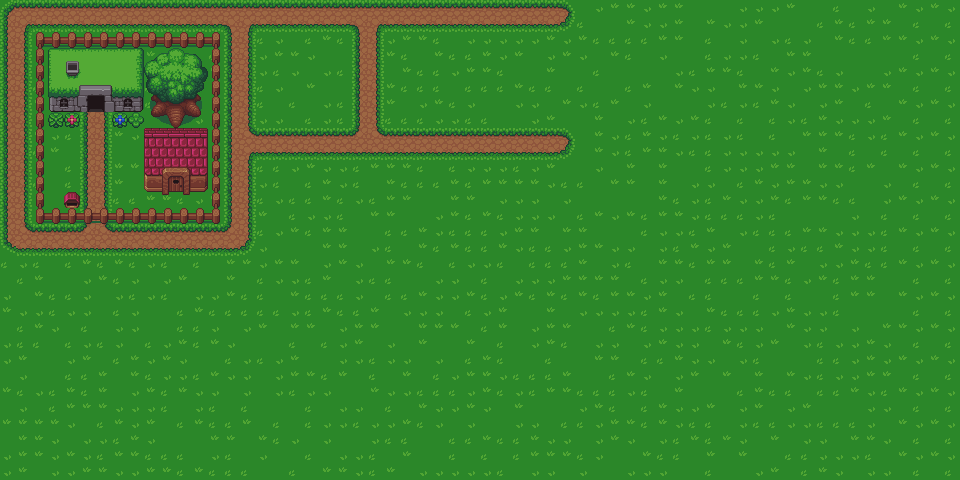

A level layout from a 2D game, rendered from its tile map. Below: a short description, then the map file with tile-grid data replaced by summaries:
An orthogonal 60x30 tile map with 16x16 px tiles, 3 tile layers (Ground, Fence, House).

<map version="1.2" tiledversion="1.2.1" orientation="orthogonal" renderorder="right-down" width="60" height="30" tilewidth="16" tileheight="16" infinite="0" nextlayerid="36" nextobjectid="1">
 <tileset firstgid="1" name="tileset" tilewidth="16" tileheight="16" tilecount="350" columns="25">
  <image source="tiles.png" width="400" height="224" />
 </tileset>
 <layer id="33" name="Ground" width="60" height="30" opacity="0.97">
  <data>[1800 cells, 1800 non-empty, 19 distinct tile ids]</data>
 </layer>
 <layer id="34" name="Fence" width="60" height="30">
  <data>[1800 cells, 42 non-empty, 6 distinct tile ids]</data>
 </layer>
 <layer id="35" name="House" width="60" height="30">
  <data>[1800 cells, 76 non-empty, 72 distinct tile ids]</data>
 </layer>
</map>